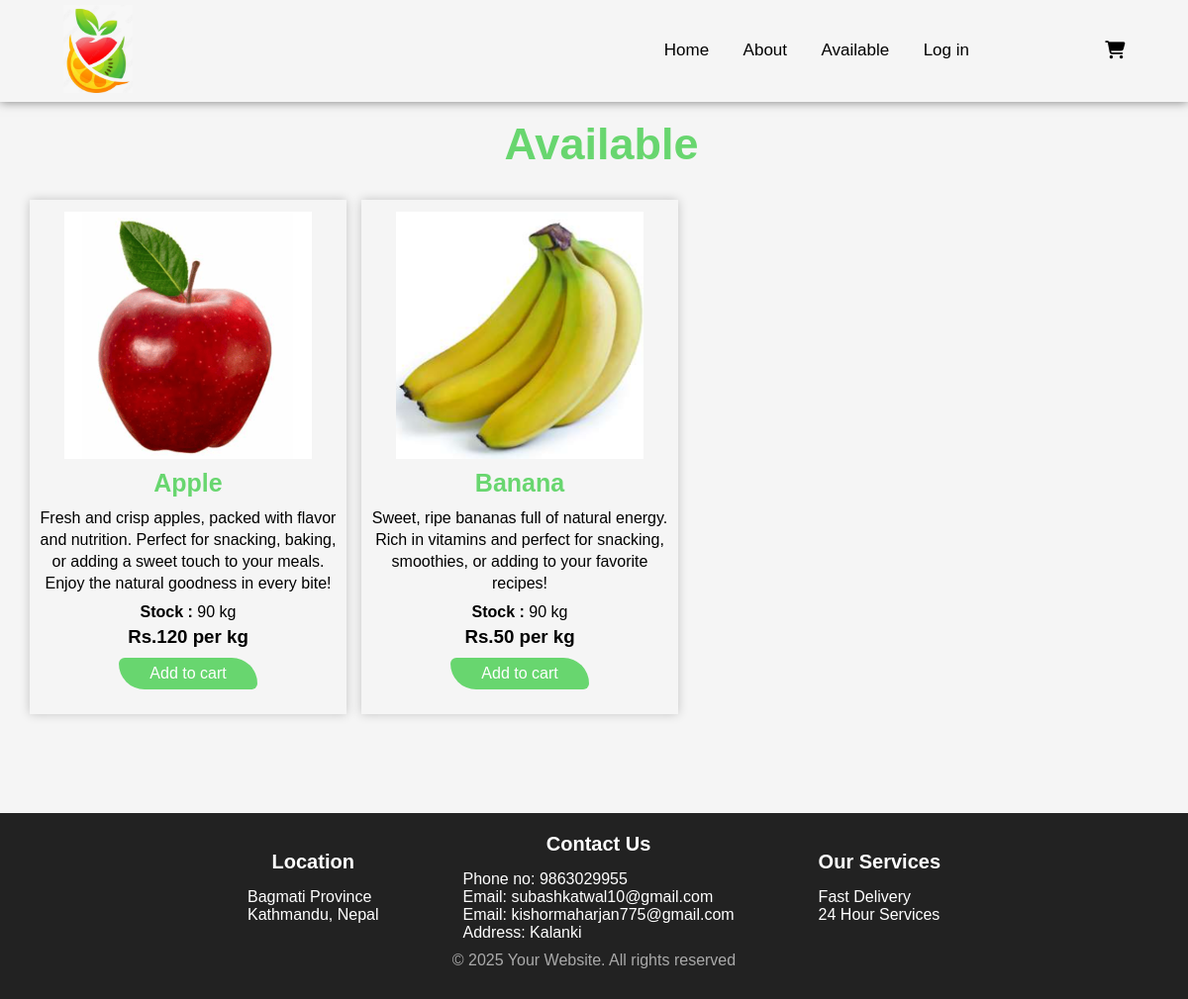
Page /available/ on the earlier database version.
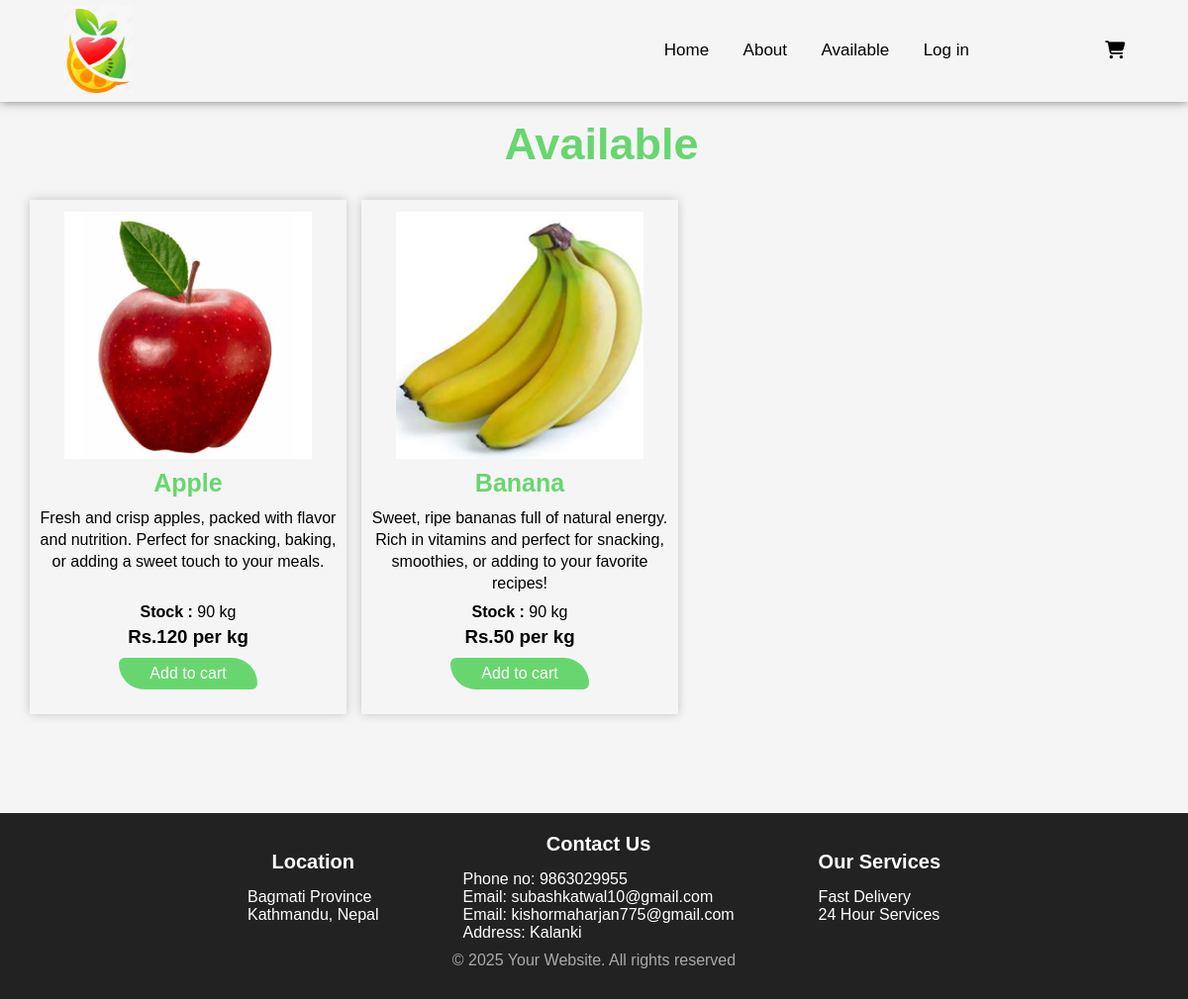
Same page on the later database version.
### project/models.py (models this page shows, shortened)
class Fruits(models.Model):
    name = models.CharField(max_length=50)
    price = models.IntegerField(default=0)
    description = models.CharField(max_length=400, default='')
    image = models.ImageField(upload_to='media/fruit/')
    stock = models.PositiveIntegerField(null=True, blank=True)

### project/views.py (the view)
# urls.py: path('available/', views.available, name="available"),
def available(request):
    fruits = Fruits.objects.all()
    return render(request, 'available.html',{"fruits" : fruits})

### project/templates/available.html (shortened to what this page needs)
{% extends 'main.html' %}
{% load static %}
{% block content %}
<div class="available" id="Available" style="margin-top: 50px;">
    <h1><span>Available</span></h1>
    <div class="av_box">
        {% for fruits in fruits %}
        {% if fruits.stock > 0 %}
        <div class="av_card" style="cursor: pointer;">
            <div class="av_image">
                <img src="{{ fruits.image.url }}" alt="{{fruits.name}}">
            </div>
            <div class="av_info">
                <h2>{{fruits.name}}</h2>
                <h4>{{ fruits.description }}</h4>
                <h4 style="margin-top: -10px; margin-bottom: 20px;"><strong>Stock :</strong> {{fruits.stock}} kg</h4>
                <h3 style="margin-top: -100px;">Rs.{{fruits.price}} per kg</h3>
                <a href="{% url 'add_to_cart' fruits.id %}" class="av_btn">Add to cart</a>
            </div>
        </div>
        {% endif %}
        {% endfor %}
    </div>
</div>
{% endblock %}

Differences in the rows shown:
changed Fruits "Apple": description "…touch to your meals. Enjoy the natural goodness in every bite!" → "Fresh and crisp apples, packed with flavor and nutrition. Perfect for snacking, baking, or adding a sweet touch to your meals."
